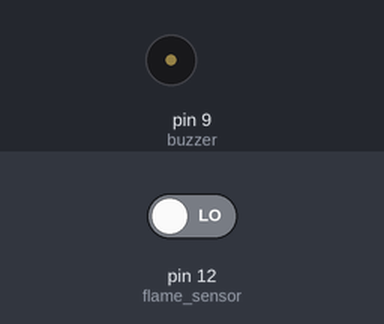
A sketch run on a simulated Arduino Uno, built with avr-gcc and run on an emulated ATmega328P. Parts: buzzer (waves = sounding, pin HIGH). The test bench sets the inputs (shaded band); at power-on: pin 12 (flame_sensor) LOW.

Above: at 1.2 s.
1.3 s: pin 12 (flame_sensor) driven HIGH
At 2.5 s:
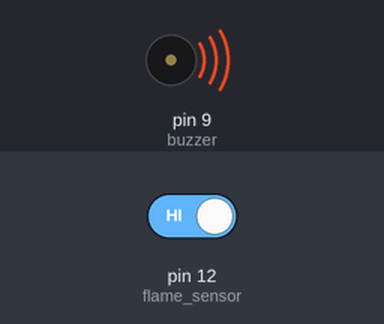
2.8 s: pin 12 (flame_sensor) driven LOW
At 4.8 s:
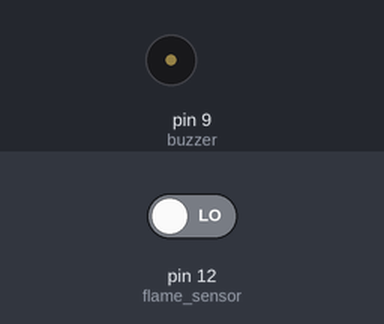
Timing chart, 0 to 6.3 s (numbered marks = the images above; inputs shaded):
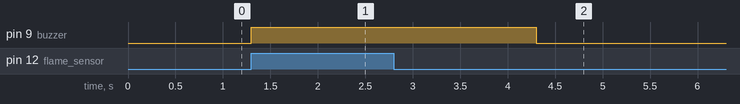

The sketch:

ArduinoCode.ino
```cpp
void setup()

{

  pinMode(9, OUTPUT);    //buzzer

  pinMode(12, INPUT);     //flame sensor

  Serial.begin(9600);    // the GPRS baud rate
}

void loop()

{

  int fire = digitalRead(12);
  if (fire != 0)
  {

    digitalWrite(9, HIGH);

    delay(3000);

  }
  else
  {

    digitalWrite(9, LOW);

  }

}
```

Measured:
- after the input at 1.3 s, pin 9 (buzzer): LOW → HIGH at once
- after the input at 2.8 s, pin 9 (buzzer): HIGH → LOW after 1.5 s
